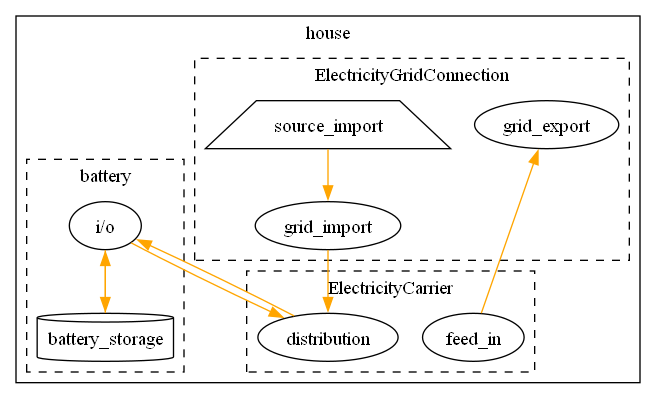

This figure's Python source:
from oemof.solph import Results

from mtress import Location, MetaModel, SolphModel, carriers
from mtress._helpers._visualization import graph_graphviz
from mtress.technologies import BatteryStorage, grid_connection


def test_basic_initialisation():
    energy_system = MetaModel()

    loc = Location("house")

    energy_system.add_location(loc)

    ec = carriers.ElectricityCarrier(location=loc)

    bs = BatteryStorage(
        "battery",
        location=loc,
        nominal_capacity=1000,
    )
    assert bs.label == ("battery", "house")
    assert bs.parent == loc

    assert len(bs.inbound_interfaces) == 1
    assert len(bs.outbound_interfaces) == 1

    egc = grid_connection.ElectricityGridConnection(
        working_rate=0.3,
        location=loc,
    )

    solph_representation = SolphModel(
        energy_system,
        timeindex={
            "start": "2021-07-10 00:00:00",
            "end": "2021-07-10 03:00:00",
            "freq": "60min",
        },
    )

    solph_representation.graph(
        path="tests/integration_tests/technologies/test_battery_storage.png"
    )

    solved_model = solph_representation.solve(solve_kwargs={"tee": False})

    myresults = Results(solved_model)
    flows = myresults["flow"]
    solph_representation.graph(
        flow_results=flows,
        path="tests/integration_tests/technologies/test_battery_storage_results.png",
    )


def test_unit():
    from oemof.solph import EnergySystem

    es = EnergySystem()

    bs = BatteryStorage(
        "battery",
        nominal_capacity=1000,
    )
    assert bs.label == "battery"

    assert len(bs.inbound_interfaces) == 1
    assert len(bs.outbound_interfaces) == 1

    # shouldnt do anything (no parent / location)
    bs.establish_interconnections()

    es.add(bs)

    graph_graphviz(
        es.nodes,
        path="tests/integration_tests/technologies/test_battery_storage_unit.png",
    )


test_unit()
test_basic_initialisation()
